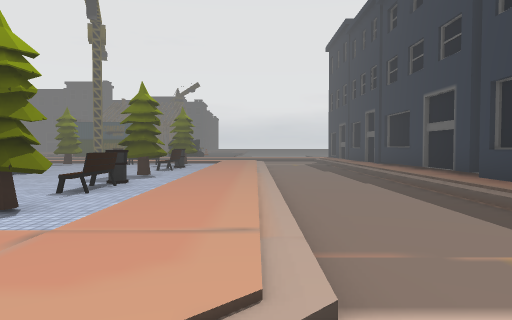
view 1 (above)

24 first-person views from a walk through a 3-D level made in the Unity game engine. The camera is 1.5 m above the floor, tilts 2° down and sees 70° across. The floor is counted in squares, 2 m on a side. Each view is taken from the middle of a square. On the plan, view 1 faces up. The plan holds only what a view shows up to about 11 squares ahead; the rest is blank. The place goes on beyond the plan. The player character is not drawn. Some animated figures are left out. Some surface patterns are stand-ins.

view 2
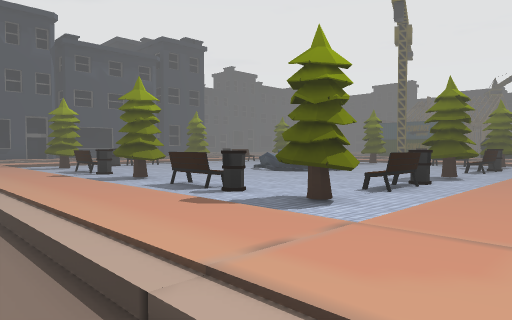

view 3
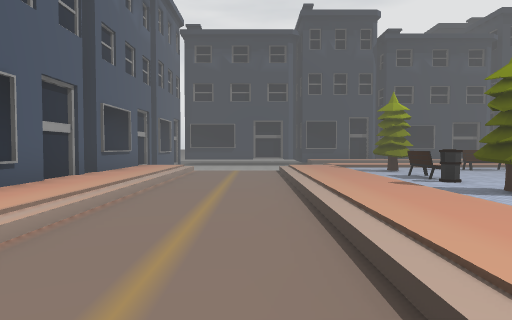

view 4
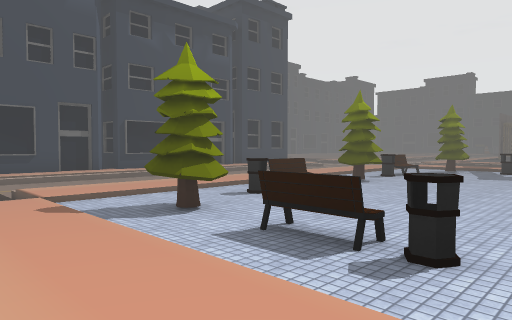

view 5
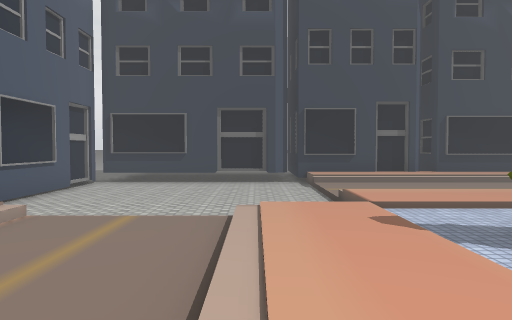

view 6
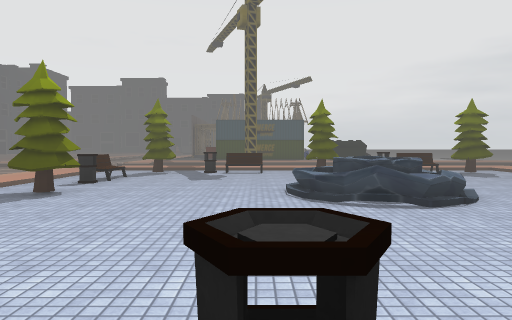

view 7
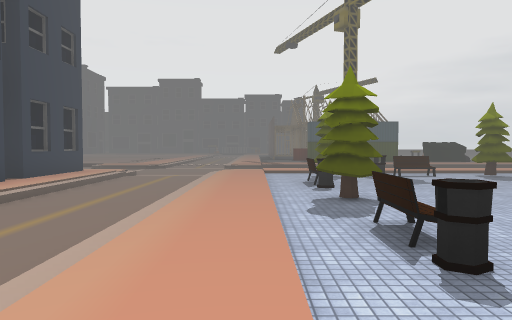

view 8
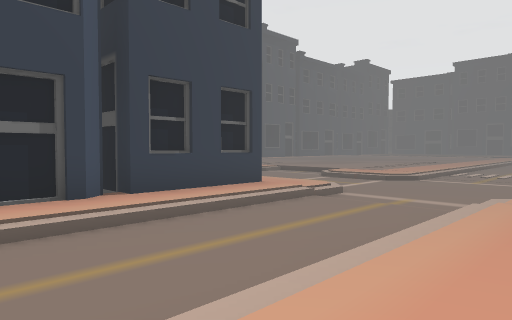

view 9
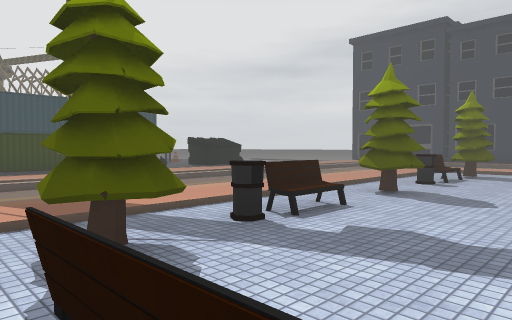

view 10
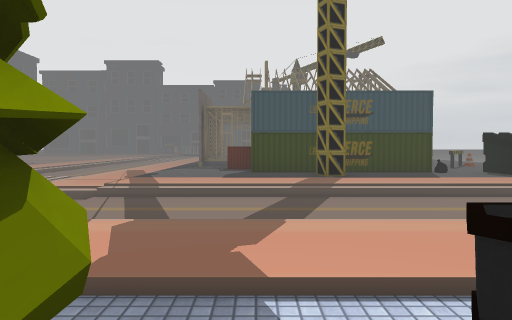

view 11
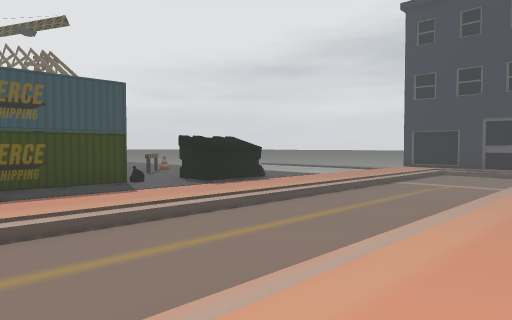

view 12
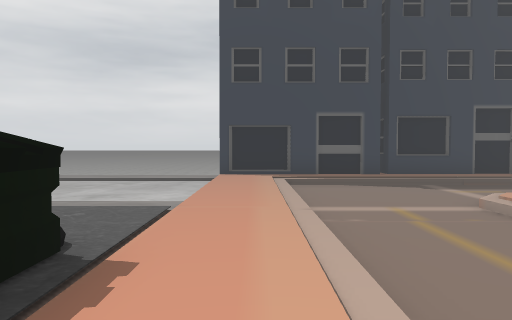

view 13
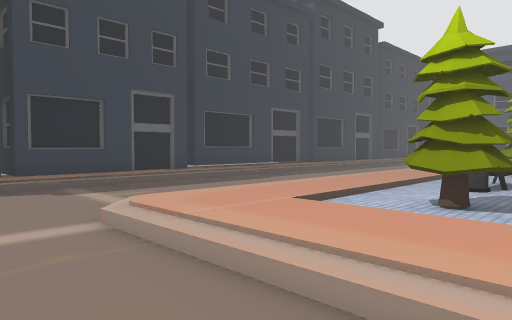

view 14
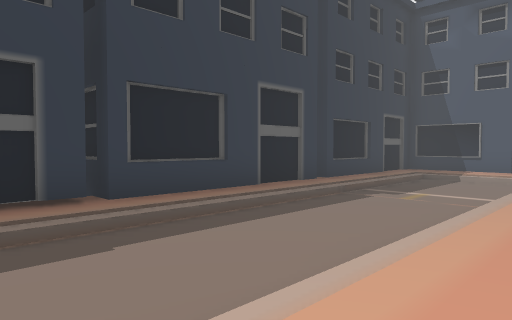

view 15
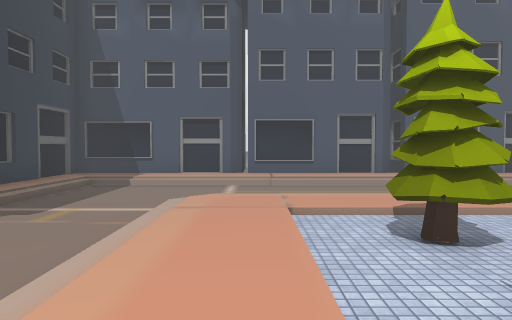

view 16
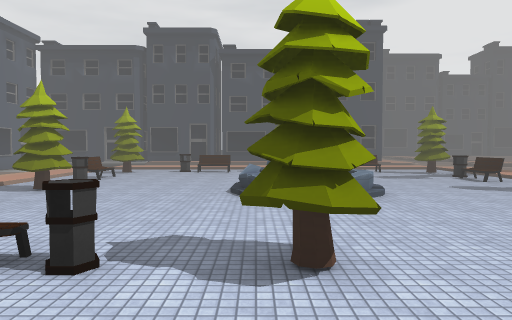

view 17
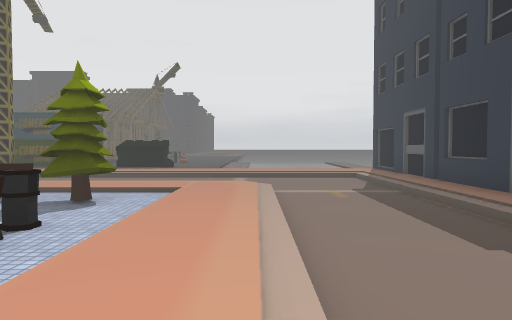

view 18
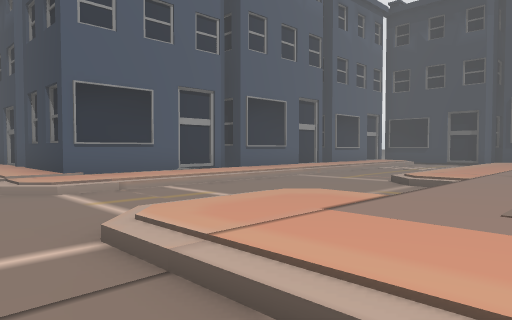

view 19
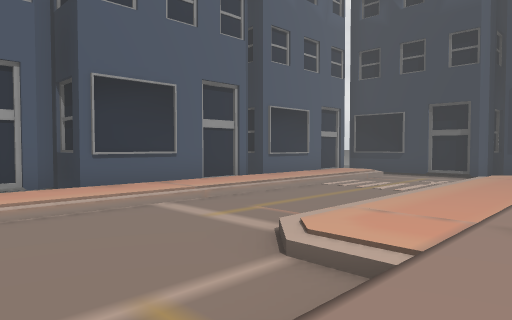

view 20
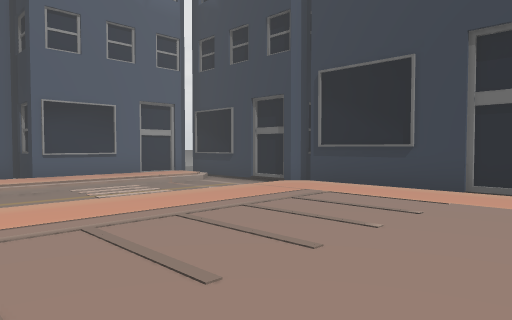

view 21
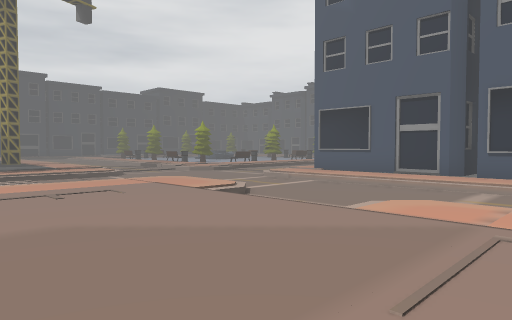

view 22
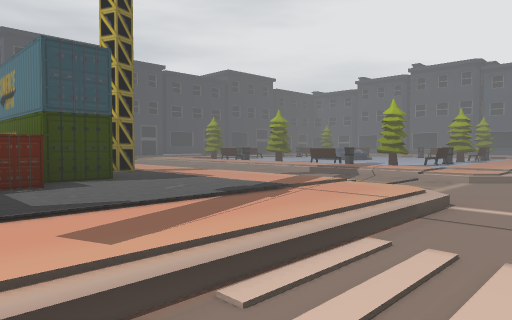

view 23
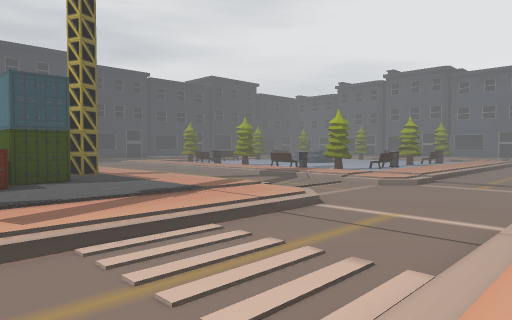

view 24
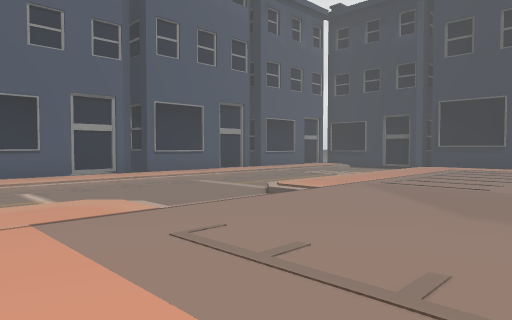

### Floor plan
Key: @ floor where view 1 was taken; # wall or solid block; x gap in a wall; . main floor; : floor 0.25 m higher than the main floor; - floor 0.25 m lower than the main floor; _ floor 0.5 m lower than the main floor; / step, stairs or slope; = window, fence, low wall or low ledge; ^ raised ledge; v drop or lower ground; O other object.
Columns run from 35 left of view 1 to 6 right of it. Each row starts with its distance up from view 1.
 25      .. . .. .. . --..        OO      -//
 24 #/.............../--....OOO   ..   ----//
 23 #/.............../--....OOOOO..   /----//
 22 #/.............../--.........OOOO//----//
 21 #/.........///.../--......#.......//////#
 20 #/.........---.../--/................../#
 19 #-------------------------------------//#
 18 #-------------------------------------/.#
 17 #-------------------------------------/.#
 16   .............../--/............../--/.##
 15   /.##...##....../--/.////////////..--/.#
 14    #############./--...#.##.#.#=#...--/.#
 13       #   ##  ##./--................--/.#
 12               ##./--..#..........#..--/.#
 11                #./--.............=..--/.#
 10                #./--.......OO/......--/.#
  9                # /--..##...O /......--/.#
  8                #./--.......:v/..##..--/.#
  7                #./--..#..........x..--/.##
  6                #./--..x..........#..--/.#
  5                #./- ................--/.#
  4                #./- ...#.==.#.=.#...--/.#
  3                #./--................--/.#
  2                #______..............--/.#
  1                ^______............./--/.#
  0                ^______-------------@--/.#
 -1                ^______----------------/.#
 -2                ^______/////////////////.#
 -3                #_____ ..................#
 -4                _####  ###################

Positions as (right, up) in squares from view 1, and headings:
1: (0, 0), facing up
2: (0, 0), facing up-left
3: (-2, 0), facing left
4: (-8, 1), facing up-left
5: (-9, 1), facing left
6: (-9, 3), facing up
7: (-14, 3), facing up
8: (-14, 9), facing up-left
9: (-13, 11), facing up-right
10: (-11, 13), facing up
11: (-10, 15), facing up-right
12: (-6, 20), facing right
13: (-4, 18), facing down-right
14: (-1, 9), facing down-right
15: (-1, 7), facing down
16: (0, 8), facing left
17: (0, 8), facing up
18: (-17, 23), facing down-left
19: (-22, 22), facing down-left
20: (-27, 25), facing down-left
21: (-27, 25), facing down-right
22: (-17, 25), facing down-right
23: (-19, 25), facing down-right
24: (-19, 25), facing down-left
